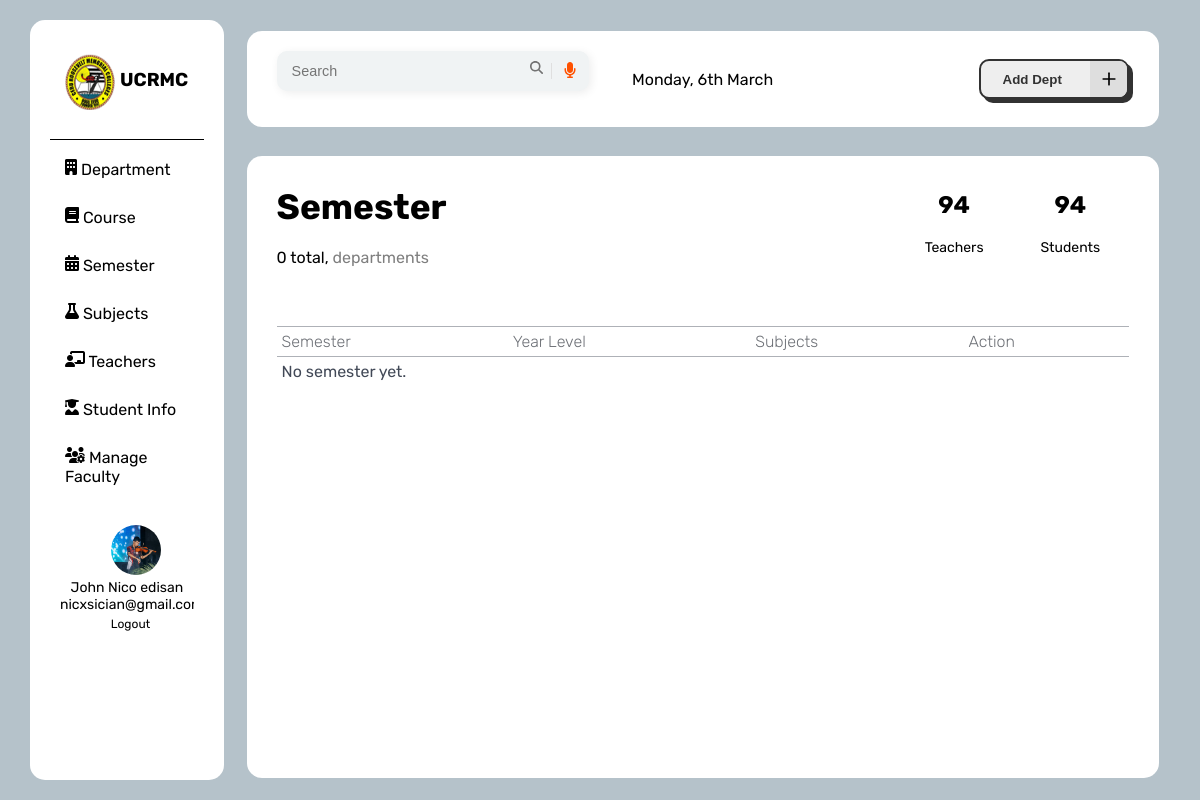
Before: /CRMC_SYSTEM/semester.php with the older database file.
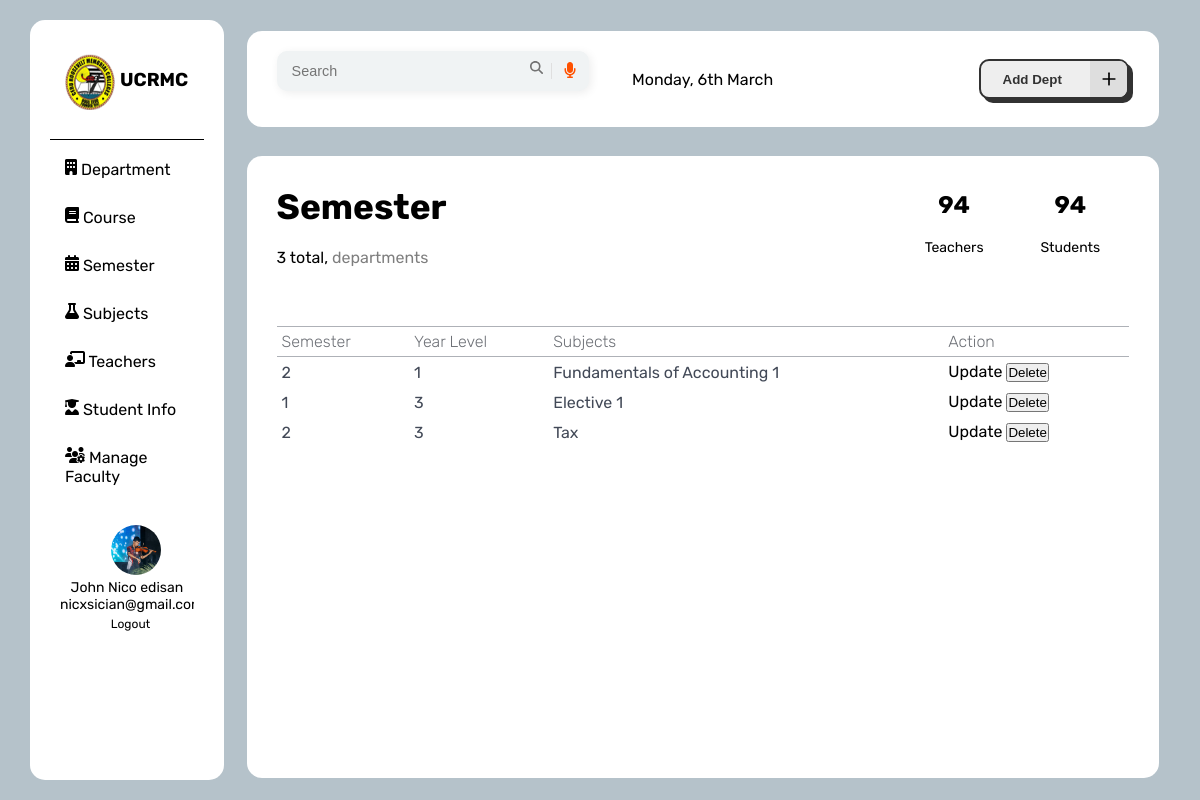
After: the same page with the newer database file.
### tables this page shows
CREATE TABLE `semester` (
  `semesterID` int(11) NOT NULL,
  `semester` int(11) NOT NULL,
  `yearLevel` int(11) NOT NULL,
  `subjectID` int(11) NOT NULL
);

CREATE TABLE `subject` (
  `subjectID` int(11) NOT NULL,
  `subjectName` varchar(100) NOT NULL,
  `courseID` int(11) NOT NULL
);

### CRMC_SYSTEM/php/semesterCommands.php (called while the page is built, shortened)
<?php
$conn = new Connection();
$pdo = $conn->openConnection();
$stmt = $pdo->query("SELECT * FROM semester");
$semesters = $stmt->fetchAll(PDO::FETCH_ASSOC);
$stmtCourse = $pdo->query("SELECT * FROM subject");
$subjects = $stmtCourse->fetchAll(PDO::FETCH_ASSOC);

### CRMC_SYSTEM/semester.php (the view, shortened to what this page needs)
<?php
include 'php/semesterCommands.php';
?>
<!DOCTYPE html>
<html lang="en">
<head>
    <link href='https://unpkg.com/boxicons@2.1.4/css/boxicons.min.css' rel='stylesheet'>
    <link rel="stylesheet" href="https://cdnjs.cloudflare.com/ajax/libs/font-awesome/6.5.1/css/all.min.css" />
    <link rel="stylesheet" href="css/dashboard.css">
</head>
<body>
    <div class="container">
        <div class="sidebar">
            <div class="logo">
                <img src="assets/crmc-logo.png" alt="">
                <h3>UCRMC</h3>
            </div>
            <ul class="navbar">
                <li><a href="department.php"><i class="fas fa-building"></i> Department</a></li>
                <li><a href="course.php"><i class="fas fa-book"></i> Course</a></li>
                <li><a href="semester.php"><i class="fas fa-calendar-alt"></i> Semester</a></li>
                <li><a href="subject.php"><i class="fas fa-flask"></i> Subjects</a></li>
                <li><a href="teacherInfo.php"><i class="fas fa-chalkboard-teacher"></i> Teachers</a></li>
                <li><a href="studentInfo.php"><i class="fas fa-user-graduate"></i> Student Info</a></li>
                <li><a href="manage.php"><i class="fas fa-users-cog"></i> Manage Faculty</a></li>
            </ul>
            <div class="account">
                <img src="assets/nico.jpg" alt="Profile Picture">
                <div class="account-info">
                    <p>John Nico edisan</p>
                    <p>nicxsician@gmail.com</p>
                    <a style="position: relative; left: 38%; font-size: 12px;" href="home.php">Logout</a>
                </div>
            </div>
        </div>
        <div class="header">
        <div class="InputContainer">
  <input type="text" name="text" class="input" id="input" placeholder="Search">
  <label for="input" class="labelforsearch">
<svg viewBox="0 0 512 512" class="searchIcon"><path d="M416 208c0 45.9-14.9 88.3-40 122.7L502.6 457.4c12.5 12.5 12.5 32.8 0 45.3s-32.8 12.5-45.3 0L330.7 376c-34.4 25.2-76.8 40-122.7 40C93.1 416 0 322.9 0 208S93.1 0 208 0S416 93.1 416 208zM208 352a144 144 0 1 0 0-288 144 144 0 1 0 0 288z"></path></svg>
</label>
<button class="micButton">
</button>
</div>
<div class="time-container">
                <span id="current-time" class="date-text">Monday, 6th March</span>
                   </div>
<div class="cta-container">
<button class="button" type="button" onclick="openPopup()">
    <span class="button__text">Add Dept</span>
    <span class="button__icon"><svg class="svg" fill="none" height="24" stroke="currentColor" stroke-linecap="round" stroke-linejoin="round" stroke-width="2" viewBox="0 0 24 24" width="24" xmlns="http://www.w3.org/2000/svg"><line x1="12" x2="12" y1="5" y2="19"></line><line x1="5" x2="19" y1="12" y2="12"></line></svg></span>
</button>
</div>
</div>
        <div class="table-container">
           <div class="table-heading">
           <div class="left-head">
    <h1 style="font-size: 2.2rem;">Semester</h1>
    <p id="courses"><?= count($semesters); ?> total, <span style="opacity: 0.5;">departments</span></p>
</div>
            <div class="right-head">
                <div class="right-header-content">
                    <h1 id="teachers">94</h1>
                    <p style="margin-top: 10px;font-size: 14px;">Teachers</p>
                </div>
                <div class="right-header-content">
                    <h1 id="students">94</h1>
                    <p style="margin-top: 10px;font-size: 14px;">Students</p>
                </div>
            </div>
           </div>
           <div class="table">
           <table>
    <thead>
        <tr>
            <th>Semester</th>
            <th>Year Level</th>
            <th>Subjects</th>
            <th>Action</th>
        </tr>
    </thead>
    <tbody>
        <?php if (!empty($semesters)): ?>
            <?php foreach ($semesters as $department): ?>
    <tr>
        <td><?= $department['semester']; ?></td>
        <td><?= $department['yearLevel']; ?></td>
        <?php foreach ($subjects as $dept): ?>
            <?php if ($department['subjectID'] == $dept['subjectID']): ?>
                <td><?= $dept['subjectName']; ?></td>
            <?php endif; ?>
        <?php endforeach; ?>
        <td>
            <a href="updateSemester.php?semesterID=<?= $department['semesterID']; ?>">Update</a>
            <button onclick="deleteDepartment(<?= $department['semesterID']; ?>)">Delete</button>
        </td>
    </tr>
<?php endforeach; ?>
        <?php else: ?>
            <tr>
                <td colspan="2">No semester yet.</td>
            </tr>
        <?php endif; ?>
    </tbody>
</table>
</div>
        </div>
    </div>
</body>
</html>

Changed rows visible on the page:
added semester: semester "2", yearLevel "1"
now on this page (row unchanged): subject: subjectName "Fundamentals of Accounting 1", shown under "2"
added semester: semester "1", yearLevel "3"
now on this page (row edited): subject: subjectName "Elective 1", shown under "1"
added semester: semester "2", yearLevel "3"
added subject: subjectName "Tax", shown under "2"
Other visible differences:
count($semesters): "0" → "3"
text no longer shown: "No semester yet."
